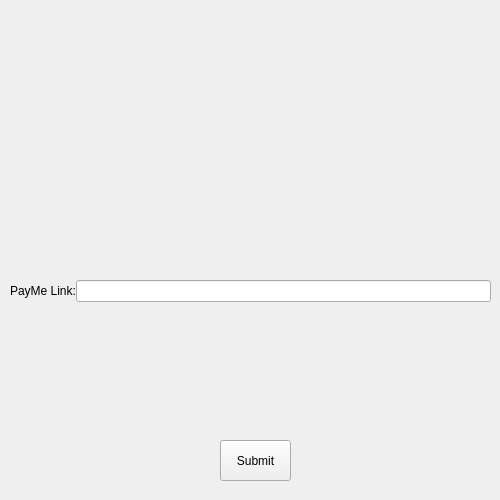
<?xml version="1.0" encoding="UTF-8"?>
<ui version="4.0">
 <class>Form</class>
 <widget class="QWidget" name="Form">
  <property name="geometry">
   <rect>
    <x>0</x>
    <y>0</y>
    <width>500</width>
    <height>500</height>
   </rect>
  </property>
  <property name="sizePolicy">
   <sizepolicy hsizetype="Fixed" vsizetype="Fixed">
    <horstretch>0</horstretch>
    <verstretch>0</verstretch>
   </sizepolicy>
  </property>
  <property name="minimumSize">
   <size>
    <width>500</width>
    <height>500</height>
   </size>
  </property>
  <property name="maximumSize">
   <size>
    <width>500</width>
    <height>500</height>
   </size>
  </property>
  <property name="windowTitle">
   <string>Form</string>
  </property>
  <property name="styleSheet">
   <string notr="true"/>
  </property>
  <widget class="QWidget" name="formLayoutWidget">
   <property name="geometry">
    <rect>
     <x>190</x>
     <y>70</y>
     <width>142</width>
     <height>121</height>
    </rect>
   </property>
   <layout class="QFormLayout" name="formLayout">
    <item row="0" column="0">
     <widget class="QLabel" name="label">
      <property name="text">
       <string/>
      </property>
      <property name="pixmap">
       <pixmap>PIX/payp.png</pixmap>
      </property>
     </widget>
    </item>
   </layout>
  </widget>
  <widget class="QWidget" name="formLayoutWidget_2">
   <property name="geometry">
    <rect>
     <x>10</x>
     <y>180</y>
     <width>481</width>
     <height>241</height>
    </rect>
   </property>
   <layout class="QFormLayout" name="formLayout_2">
    <property name="horizontalSpacing">
     <number>0</number>
    </property>
    <property name="verticalSpacing">
     <number>0</number>
    </property>
    <property name="topMargin">
     <number>100</number>
    </property>
    <item row="0" column="0">
     <widget class="QLabel" name="label_2">
      <property name="text">
       <string>PayMe Link:</string>
      </property>
     </widget>
    </item>
    <item row="0" column="1">
     <widget class="QLineEdit" name="Driver_Paypal_payme"/>
    </item>
   </layout>
  </widget>
  <widget class="QWidget" name="verticalLayoutWidget">
   <property name="geometry">
    <rect>
     <x>220</x>
     <y>440</y>
     <width>71</width>
     <height>41</height>
    </rect>
   </property>
   <layout class="QVBoxLayout" name="verticalLayout">
    <item>
     <widget class="QPushButton" name="Submit_Details4">
      <property name="sizePolicy">
       <sizepolicy hsizetype="Minimum" vsizetype="Preferred">
        <horstretch>0</horstretch>
        <verstretch>0</verstretch>
       </sizepolicy>
      </property>
      <property name="text">
       <string>Submit</string>
      </property>
     </widget>
    </item>
   </layout>
  </widget>
 </widget>
 <resources/>
 <connections/>
</ui>
